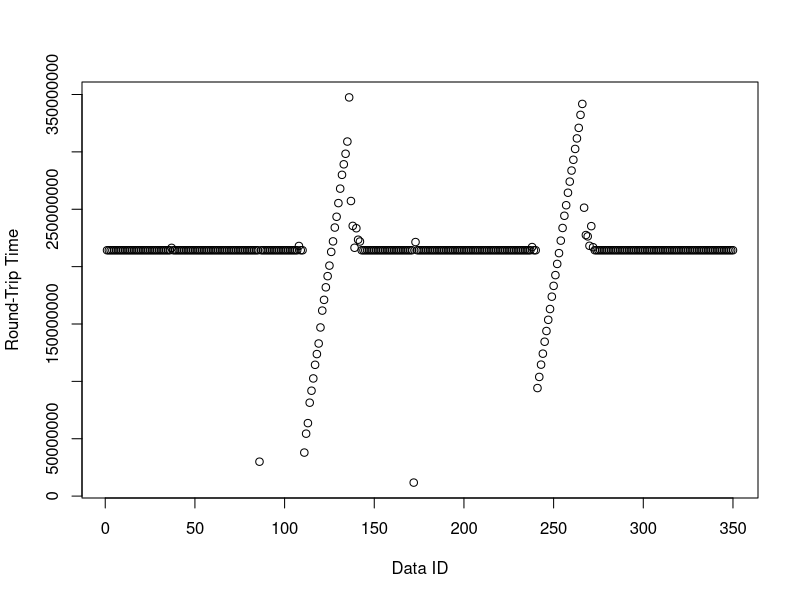
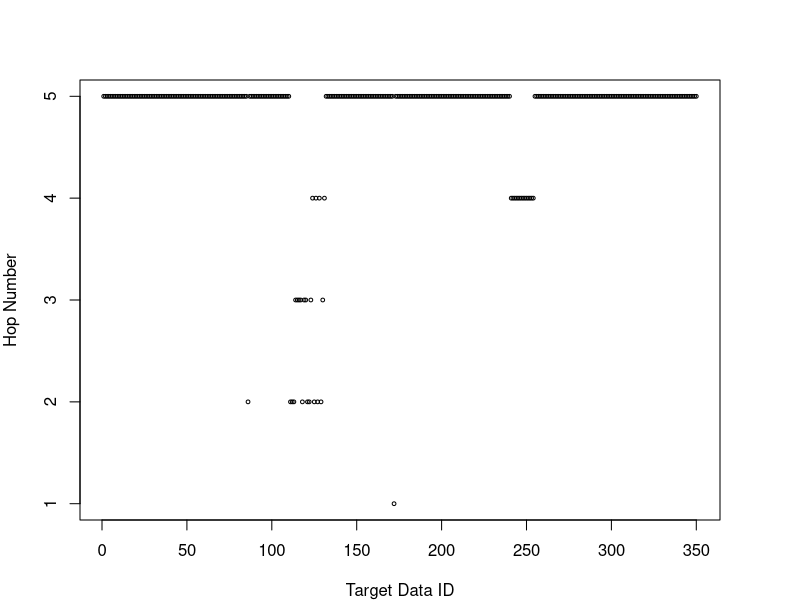
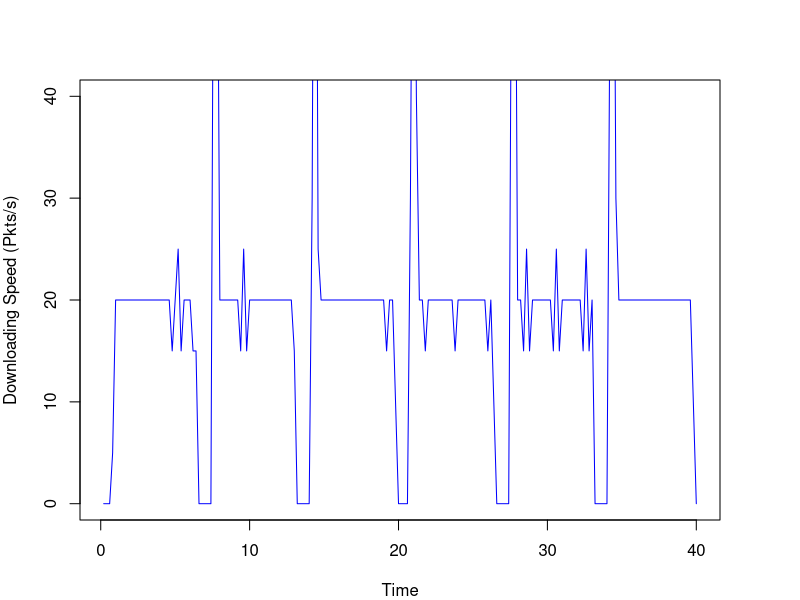

Source code (R) for these figures, in order:
# Read Raw Data
rawData <- readLines("strawman.txt")
options(scipen=999)

# Extract Data Data
dataPattern <- "^\\+([.0-9]*).* < DATA for ([0-9]*)$"
dataData <- regmatches(rawData, gregexpr(dataPattern, rawData))
dataData <- dataData[grep(dataPattern, dataData)]
for (i in 1:length(dataData)) {
  dataData[i] <- sub(dataPattern, "\\1 \\2", dataData[i])
}

# Extract Interest Data
interestPattern <- "^\\+([.0-9]*).*Interest for ([0-9]*)$"
interestData <- regmatches(rawData, gregexpr(interestPattern, rawData))
interestData <- interestData[grep(interestPattern, interestData)]
for (i in 1:length(interestData)) {
  interestData[i] <- sub(interestPattern, "\\1 \\2", interestData[i])
}

# Extract Prefetch Interest Data
PreFetchInterestPattern <- "^\\+([.0-9]*).* > Pre-Fetch Interest for ([0-9]*)$"
PreFetchInterestData <- regmatches(rawData, gregexpr(PreFetchInterestPattern, rawData))
PreFetchInterestData <-PreFetchInterestData[grep(PreFetchInterestPattern, PreFetchInterestData)]
for (i in 1:length(PreFetchInterestData)) {
  PreFetchInterestData[i] <- sub(PreFetchInterestPattern, "\\1 \\2", PreFetchInterestData[i])
}
# duplicatedInterestNumber <- length(PreFetchInterestData)
# duplicatedInterestRatio <- duplicatedInterestNumber/(length(interestData) + duplicatedInterestNumber)

# Extract Recovery Interest Data
RecoveryInterestPattern <- "^\\+([.0-9]*).* > Recovery Interest for ([0-9]*)$"
RecoveryInterestData <- regmatches(rawData, gregexpr(RecoveryInterestPattern, rawData))
RecoveryInterestData <-RecoveryInterestData[grep(RecoveryInterestPattern, RecoveryInterestData)]
for (i in 1:length(RecoveryInterestData)) {
  RecoveryInterestData[i] <- sub(RecoveryInterestPattern, "\\1 \\2", RecoveryInterestData[i])
}

# Extract Dropped Data Data
DroppedPreFetchDataPattern <- "^\\+([.0-9]*).*< Pre.Fetch DATA..([0-9]*)..DROP.$"
DroppedPreFetchDataData <- regmatches(rawData, gregexpr(DroppedPreFetchDataPattern, rawData))
DroppedPreFetchDataData <-DroppedPreFetchDataData[grep(DroppedPreFetchDataPattern, DroppedPreFetchDataData)]
DroppedPreFetchDataNumber <- length(DroppedPreFetchDataData)
DroppedPreFetchDataRatio <- DroppedPreFetchDataNumber/(length(dataData) + DroppedPreFetchDataNumber)

# Extract Hop Data
hopcountPattern <- "^\\+([.0-9]*).*Hop count: ([0-9]*)$"
hopData <- regmatches(rawData, gregexpr(hopcountPattern, rawData))
hopData <- hopData[grep(hopcountPattern, hopData)]
for (i in 1:length(hopData)) {
  hopData[i] <- sub(hopcountPattern, "\\1 \\2", hopData[i])
}

# Calculate RTT
df <- data.frame(index = numeric(length(dataData)),
                 sending = numeric(length(dataData)),
                 recieving = numeric(length(dataData)),
                 rtt = numeric(length(dataData)),
                 hopcount = numeric(length(dataData)),
                 stringsAsFactors = FALSE)

for (i in 1:length(dataData)) {
  item <- strsplit(as.character(dataData[i]), " ")
  index <- as.numeric(item[[1]][2])
  df$index[i] <- index
  recieveTime <- as.numeric(item[[1]][1])
  for (j in length(interestData):1) {
    item2 <- strsplit(as.character(interestData[j]), " ")
    index2 <- as.numeric(item2[[1]][2])
    sendTime <- as.numeric(item2[[1]][1])
    if (index2 - index == 0) {
      df$sending[i] <- sendTime
      df$recieving[i] <- recieveTime
      df$rtt[i] <- (recieveTime*1000000000 - sendTime*1000000000)# - 214296000
      break
    }
  }
  for (j in length(RecoveryInterestData):1) {
    item2 <- strsplit(as.character(RecoveryInterestData[j]), " ")
    index2 <- as.numeric(item2[[1]][2])
    sendTime <- as.numeric(item2[[1]][1])
    if (index2 - index == 0) {
      df$sending[i] <- sendTime
      df$recieving[i] <- recieveTime
      df$rtt[i] <- (recieveTime*1000000000 - sendTime*1000000000)# - 214296000
      break
    }
  }
  item3 <- strsplit(as.character(hopData[i]), " ")
  df$hopcount[i] <- as.numeric(item3[[1]][2])
}

# show plot
plot(df$rtt[1:350], xlab="Data ID", ylab="Round-Trip Time")
pdf("strawman-hop-count.pdf",width=7,height=4) 
par(mar=c(4,4,4,4))
plot(df$hopcount[1:350], 
     xlab="Target Data ID", ylab="Hop Number", 
     ylim = c(1, 5),
     pch = 1, cex=0.5)
dev.off()
rttsum <- summary(df$rtt[1:100])

# packets received per sencod
scale <- 0.2
table_row <- 40/scale
df2 <- data.frame(second = numeric(table_row),
                  packetNum = numeric(table_row),
                  stringsAsFactors = FALSE)
for (i in 1:table_row) {
  df2$second[i] <- i*scale
  counter <- 0
  for (j in 1:nrow(df)) {
    recieveTime <- df$recieving[j]
    if (recieveTime <= i*scale && recieveTime > (i - 1)*scale ) {
      counter <- counter + 1
    }
  }
  df2$packetNum[i] <- counter
}
pdf("strawman-downloading.pdf",width=7,height=4)
par(mar=c(4,4,4,4))
plot(df2$second[1:table_row], df2$packetNum[1:table_row]*(1/scale), 
     xlab="Time", ylab="Downloading Speed (Pkts/s)",
     ylim = c(0, 40),
     type="l", col="blue", cex=0.5, mar=c(0,0,0,0))
dev.off()


# calculate how long it take to recovery all the pre-fetched Data packets
deltaTime <- function(startIndex, endIndex) {
sendingTime <- 0
for (i in 1:length(RecoveryInterestData)) {
  item <- strsplit(as.character(RecoveryInterestData[i]), " ")
  index <- as.numeric(item[[1]][2])
  sendTime <- as.numeric(item[[1]][1])
  if (index >= startIndex && index <= endIndex) {
    sendingTime <- sendTime
    break
  }
}
latestRecievingTime <- 0
for (i in 1:length(dataData)) {
  item <- strsplit(as.character(dataData[i]), " ")
  index <- as.numeric(item[[1]][2])
  recieveTime <- as.numeric(item[[1]][1])
  if (index >= startIndex && index <= endIndex) {
    if (recieveTime > latestRecievingTime) {
      latestRecievingTime = recieveTime
    }
  }
}
return(latestRecievingTime - sendingTime)
}

s1 <- 0
s2 <- 0
s3 <- 0
s4 <- 0
s5 <- 0
e1 <- 0
e2 <- 0
e3 <- 0
e4 <- 0
e5 <- 0
lastIndex <- 0

for (i in 1:length(RecoveryInterestData)) {
  item <- strsplit(as.character(RecoveryInterestData[i]), " ")
  index <- as.numeric(item[[1]][2])
  
  if (i == 1) {
    s1 <- index
  }
  
  if (index == lastIndex + 1 && lastIndex != 0) {
    # do nothing
  }
  else {
    if (s2 == 0  && lastIndex != 0) {
      s2 <- index
      e1 <- lastIndex
    }
    else if (s3 == 0  && lastIndex != 0) {
      s3 <- index
      e2 <- lastIndex
    }
    else if (s4 == 0  && lastIndex != 0) {
      s4 <- index
      e3 <- lastIndex
    }
    else if (s5 == 0  && lastIndex != 0) {
      s5 <- index
      e4 <- lastIndex
    }
  }
  
  if (i == length(RecoveryInterestData)) {
    e5 <- index
  }
  lastIndex <- index
}


deltaTimeResult <- c(
deltaTime(startIndex = s1, endIndex = e1),
deltaTime(startIndex = s2, endIndex = e2),
deltaTime(startIndex = s3, endIndex = e3),
deltaTime(startIndex = s4, endIndex = e4),
deltaTime(startIndex = s5, endIndex = e5)
)
summary(deltaTimeResult)

